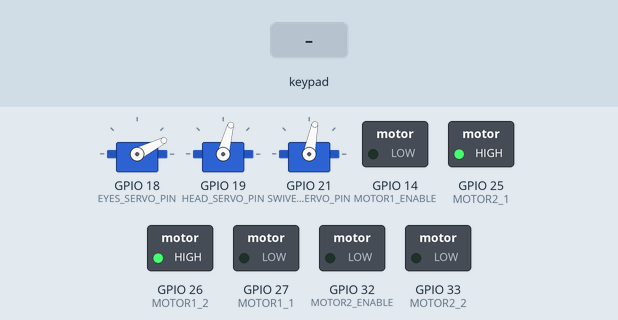
Recording of a sketch running on a simulated ESP32. On the bench: 3 × servo, switched loads named in the sketch (green lamp = pin HIGH). The inputs (shaded band) are chosen by the test bench. Nothing arrives over Bluetooth unless stated; what the sketch prints to the serial monitor is not drawn.

Above: at 1.2 s.
1.3 s: key 'X' pressed
At 2.0 s:
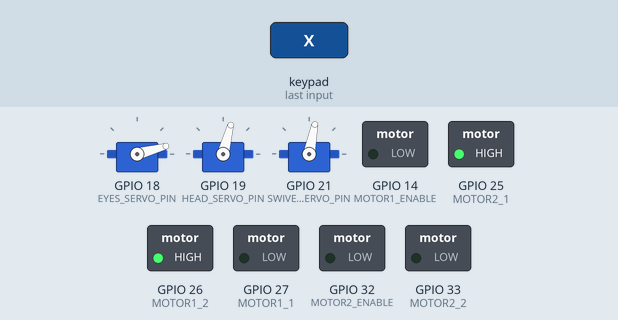
2.8 s: key 'O' pressed
At 3.4 s:
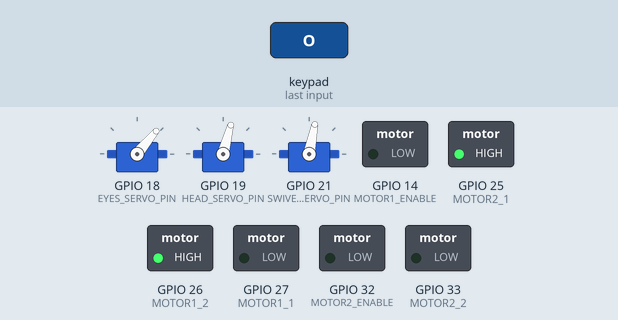
4.3 s: key 'S' pressed
At 5.3 s:
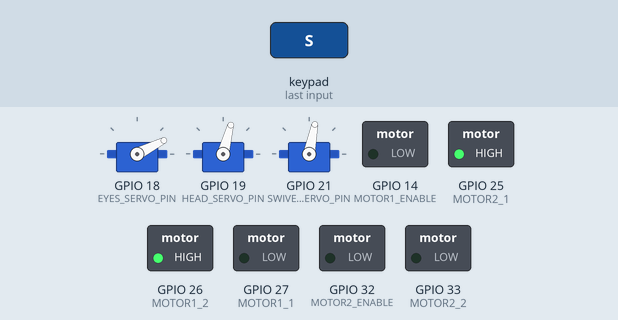
Timing chart, 0 to 9.3 s (numbered marks = the images above; inputs shaded):
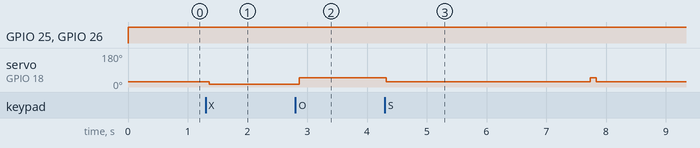

The sketch:

main.ino
```cpp
#include <PS4Controller.h>
#include <ESP32Servo.h>
#include <analogWrite.h>

const int EYES_SERVO_PIN = 18;
const int HEAD_SERVO_PIN = 19;
const int SWIVEL_SERVO_PIN = 21;

const int MOTOR1_1 = 27;
const int MOTOR1_2 = 26;
const int MOTOR1_ENABLE = 14;
const int MOTOR2_1 = 25;
const int MOTOR2_2 = 33;
const int MOTOR2_ENABLE = 32;

const int EYES_HAPPY = 15;
const int EYES_NEUTRAL = 27;
const int EYES_CLOSED = 50;
const int HEAD_MAX = 100;
const int HEAD_NEUTRAL = 75;
const int HEAD_MIN = 50;
const int SWIVEL_MAX = 120;
const int SWIVEL_NEUTRAL = 79;
const int SWIVEL_MIN = 30;

const char* ESP32_MAC = "E0:5A:1B:AC:6D:0C";

const int DEADZONE = 30;

const int BLINK_DELAY = 7500; // time between blinks (ms)
const int BLINK_DURATION = 200; // time it takes to blink once (ms)

// Setting PWM properties
const int freq = 10000;
const int pwmChannel1 = 10;
const int pwmChannel2 = 11;
const int resolution = 8;

Servo eyesServo;
Servo headServo;
Servo swivelServo;

int error = 0;
byte type = 0;
byte vibrate = 0;

int headPos = HEAD_NEUTRAL;
int swivelPos = SWIVEL_NEUTRAL;
int eyesPos = EYES_NEUTRAL;

double t1 = 0;
long blinkStart = 0;
int blinkPrevState = EYES_NEUTRAL;

void setup() {
  Serial.begin(9600);
  PS4.begin(ESP32_MAC);

  // controller init
  Serial.print("Waiting for bluetooth connection...");
  while (!PS4.isConnected());
  Serial.println("PS4 controller Connected!");

  // servos
  eyesServo.attach(EYES_SERVO_PIN);
  headServo.attach(HEAD_SERVO_PIN);
  swivelServo.attach(SWIVEL_SERVO_PIN);

  eyesServo.write(EYES_NEUTRAL);
  headServo.write(HEAD_NEUTRAL);
  swivelServo.write(SWIVEL_NEUTRAL);

  //motors
  pinMode(MOTOR1_1, OUTPUT);
  pinMode(MOTOR1_2, OUTPUT);
  //pinMode(MOTOR1_ENABLE, OUTPUT);
  pinMode(MOTOR2_1, OUTPUT);
  pinMode(MOTOR2_2, OUTPUT);
  //pinMode(MOTOR2_ENABLE, OUTPUT);

  digitalWrite(MOTOR1_1, LOW);
  digitalWrite(MOTOR1_2, LOW);
  digitalWrite(MOTOR2_1, LOW);
  digitalWrite(MOTOR2_2, LOW);

  ledcSetup(pwmChannel1, freq, resolution);
  ledcAttachPin(MOTOR1_ENABLE, pwmChannel1);

  ledcSetup(pwmChannel2, freq, resolution);
  ledcAttachPin(MOTOR2_ENABLE, pwmChannel2);
}

void loop() {
  if(PS4.isConnected()) {
    updateServoPositions();
    drive();
  }

  //blinking
  if (millis() - blinkStart > BLINK_DELAY + BLINK_DURATION) {
    blinkStart = millis();
    blinkPrevState = eyesPos;
    eyesPos = EYES_CLOSED;
  }
  else if (millis() - blinkStart < BLINK_DURATION && millis() - blinkStart > BLINK_DURATION/2 && eyesPos == EYES_CLOSED) {
    eyesPos = blinkPrevState;
  }

  writeToServos();
  delay(50);
}

void updateServoPositions() {
  double dt = double(millis()) - t1;
  t1 = millis();
  int ly = PS4.LStickY();
  ly = (abs(ly) < DEADZONE) ? 0 : ly;

  int lx = PS4.LStickX();
  lx = (abs(lx) < DEADZONE) ? 0 : lx;
  headPos += ly * (dt / 1000.0);
  headPos = constrain(headPos, HEAD_MIN, HEAD_MAX);

  swivelPos += lx * (dt / 1000.0);
  swivelPos = constrain(swivelPos, SWIVEL_MIN, SWIVEL_MAX);

  if (PS4.Cross()) {
    eyesPos = EYES_HAPPY;
  }
  if(PS4.Circle()) {
    eyesPos = EYES_CLOSED;
  }
  if(PS4.Square()) {
    eyesPos = EYES_NEUTRAL;
  }

  if(PS4.L1() && PS4.R1()) {
    headPos = HEAD_NEUTRAL;
    swivelPos = SWIVEL_NEUTRAL;
    eyesPos = EYES_NEUTRAL;
  }
}

void writeToServos() {
  headServo.write(headPos);
  swivelServo.write(swivelPos);
  eyesServo.write(eyesPos);
}

void drive() {
  double x = PS4.RStickX();
  x = (abs(x) < DEADZONE) ? 0 : x;
  x *= -2; // maps x from [-128,128) to [-255,255] and inverts
  double y = PS4.RStickY();
  y = (abs(y) < DEADZONE) ? 0 : y;
  y *= 2; // maps y from [-128,128) to [-255,255]

  // tank drive calculations (https://home.kendra.com/mauser/joystick.html)
  double v = (255-abs(x))*(y/255)+y;
  double w = (255-abs(y))*(x/255)+x;
  double rDrive = (v+w)/2;
  double lDrive = (v-w)/2;

  //write to motors
  ledcWrite(pwmChannel1, abs(lDrive));
  ledcWrite(pwmChannel2, abs(rDrive));
  //set directions
  digitalWrite(MOTOR1_1, (lDrive >= 0) ? LOW : HIGH);
  digitalWrite(MOTOR1_2, (lDrive >= 0) ? HIGH : LOW);


  digitalWrite(MOTOR2_1, (rDrive >= 0) ? HIGH : LOW);
  digitalWrite(MOTOR2_2, (rDrive >= 0) ? LOW : HIGH);
}
```

Measured:
- after the input at 1.3 s, servo on GPIO 18 (EYES_SERVO_PIN): 27° → 15° after 0.06 s
- after the input at 2.8 s, servo on GPIO 18 (EYES_SERVO_PIN): 15° → 50° after 0.06 s
- after the input at 4.3 s, servo on GPIO 18 (EYES_SERVO_PIN): 50° → 27° at once, → 50° 3.4 s later, → 27° 0.10 s later
